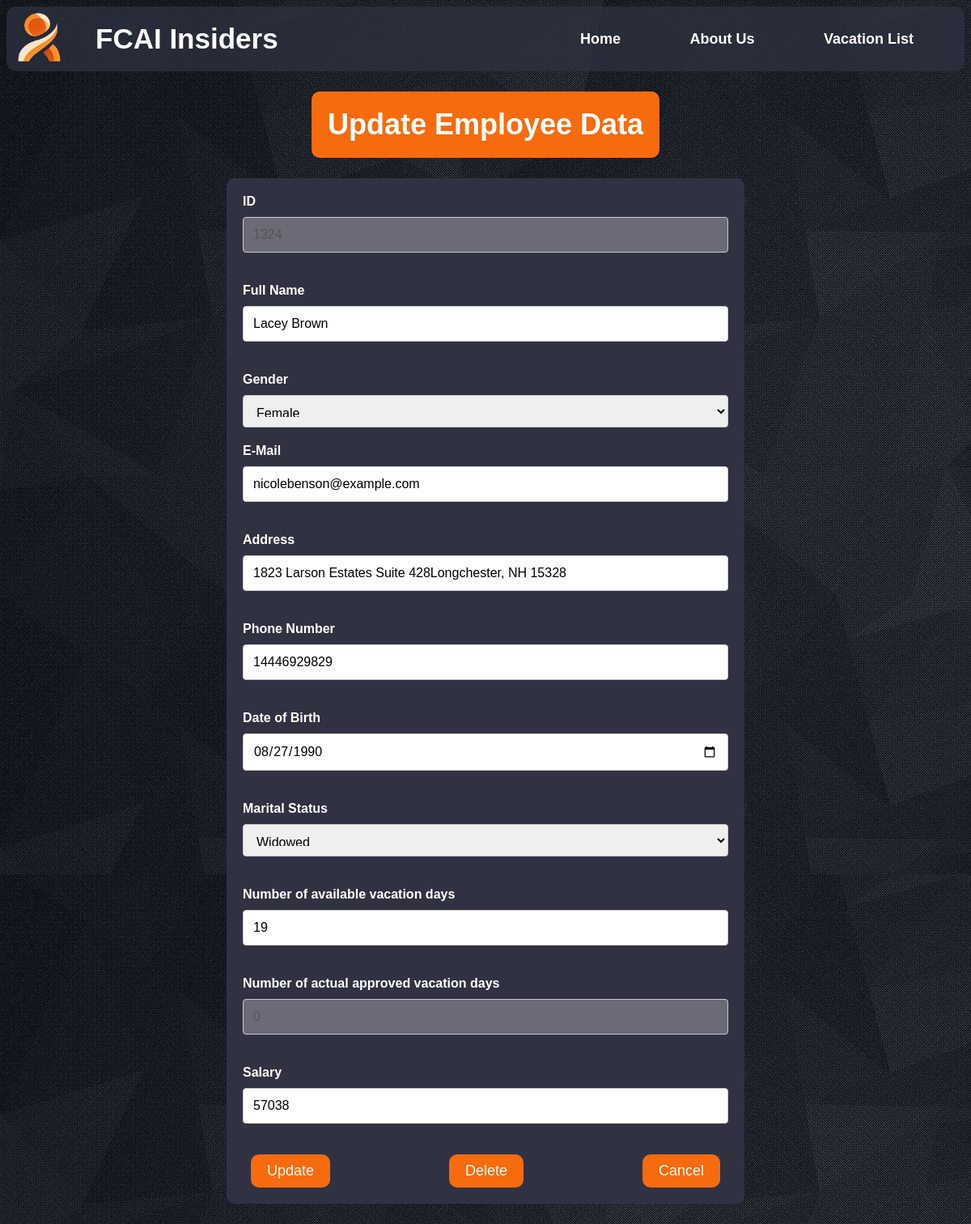
The page /updateData/1324/ on the database its author committed.
### Management/models.py (models this page shows, shortened)
class Employee(models.Model):
    id = models.IntegerField(primary_key = True, unique = True, error_messages = {'null': 'ID field cannot be null','unique': 'This ID is already in use'})
    name = models.CharField(max_length = 100)
    email = models.EmailField(max_length = 254)
    address = models.CharField(max_length = 100)
    number = models.CharField(max_length = 11)
    gender = models.CharField(max_length = 6)
    status = models.CharField(max_length= 12)
    availableVacation = models.IntegerField()
    approvedVacation = models.IntegerField(default= 0)
    salary = models.IntegerField()
    dob = models.DateField()
    dateCreated = models.DateField(default= datetime.date.today, null= True)

### Users/views.py (the view)
# urls.py: path('updateData/<id>/', userViews.update, name='hr-updateData'),
def update(request, id):
        if request.method == 'POST':
                form = EmployeeUpdateForm(request.POST, instance=Employee.objects.get(id=id))
                if form.is_valid():
                        number = form.cleaned_data.get('number')
                        if len(number) != 11:
                                messages.warning(request, "Please enter a valid phone number")
                                return render(request, 'Users/update.html', {'form': form})
                        form.save()
                        messages.info(request, "Employee updated successfully")
                        return redirect('hr-home')
        else:
                form = EmployeeUpdateForm(instance=Employee.objects.get(id=id))
        return render(request, 'Users/update.html', {'form': form, 'id': id})

### Users/templates/Users/update.html (shortened to what this page needs)
{% extends 'Management/base.html' %}
{% load static %}
{% block styles %}
<link rel="stylesheet" href="{% static 'Users/CSS/Update.css' %}">
{% endblock styles %}
{% block content %}
<h1>Update Employee Data</h1>
<form method = "POST">
		<label for="id">ID</label>
		{{form.id}}
		<br/><br/>
		<label for="name">Full Name</label>
		{{form.name}}
		<br/><br/>
		<label for="gender">Gender</label><br/>
		{{form.gender}}
		<label for="email">E-Mail </label>
		{{form.email}}
		<br/><br/>
		<label for="address">Address</label>
		{{form.address}}
		<br/><br/>
		<label for="number">Phone Number </label>
		{{form.number}}
		<br/><br/>
		<label for="date">Date of Birth </label>
		{{form.dob}}
		<br/><br/>
		<label for="maritalStat">Marital Status</label>
		{{form.status}}
		<br/><br/>
		<label for="number of available vacation days"> Number of available vacation days</label>
		{{form.availableVacation}}
		<br/><br/>
		<label for="number of approved vacation days"> Number of actual approved vacation days</label>
		{{form.approvedVacation}}
		<br/><br/>
		<label for="salary">Salary</label>
		{{form.salary}}
		<br/><br/>
	<div class="buttons">
	<input type="submit" value="Update" id="update-button"/>
	<input type="button" value="Delete" id="delete-button" onclick="window.location.href='{% url 'hr-deleteData' id %}';"/>
	<input type="button" value="Cancel" onclick="window.location.href='{% url 'hr-home' %}';"/>
	</div>
</form>
{% endblock content %}

### Management/static/Management/CSS/Navigation.css (style rules this page uses)
body { background-image: url('../Images/background.jpg'); }

### Users/static/Users/CSS/Update.css (style rules this page uses)
body { font-family: Arial, sans-serif; background-color: #f2f2f2; }
h1 { margin-top: 50px; text-align: center; font-size: 36px; background-color: #f66b0e; color: #fff; padding: 20px; border-radius: 10px; width: fit-content; margin: auto; margin-top: 25px; }
form { margin: 25px auto; max-width: 600px; padding: 20px; background-color: #303242; color: #ffffff; border-radius: 10px; }
label { display: inline-block; font-weight: bold; margin-bottom: 10px; }
input[type="text"], input[type="email"], input[type="number"], input[type="tel"], input[type="dob"], input[name="dob"], select { width: 100%; padding: 12px; border: 1px solid #ccc; border-radius: 4px; box-sizing: border-box; margin-bottom: 20px; font-size: 16px; font-family: Arial, sans-serif; }
select { height: 40px; }
input[type="button"], input[type="submit"] { background-color: #f66b0e; color: #fff; border: none; border-radius: 10px; padding: 10px 20px; font-size: 18px; cursor: pointer; }
.buttons { display: flex; justify-content: space-between; padding: 0 10px; }

### rows shown on the page
Employee: id "1324", name "Lacey Brown", gender "Female", email "nicolebenson@example.com", address "1823 Larson Estates Suite 428Longchester, NH 15328", number "14446929829", dob "08/27/1990", status "Widowed", availableVacation "19", approvedVacation "0", salary "57038"
